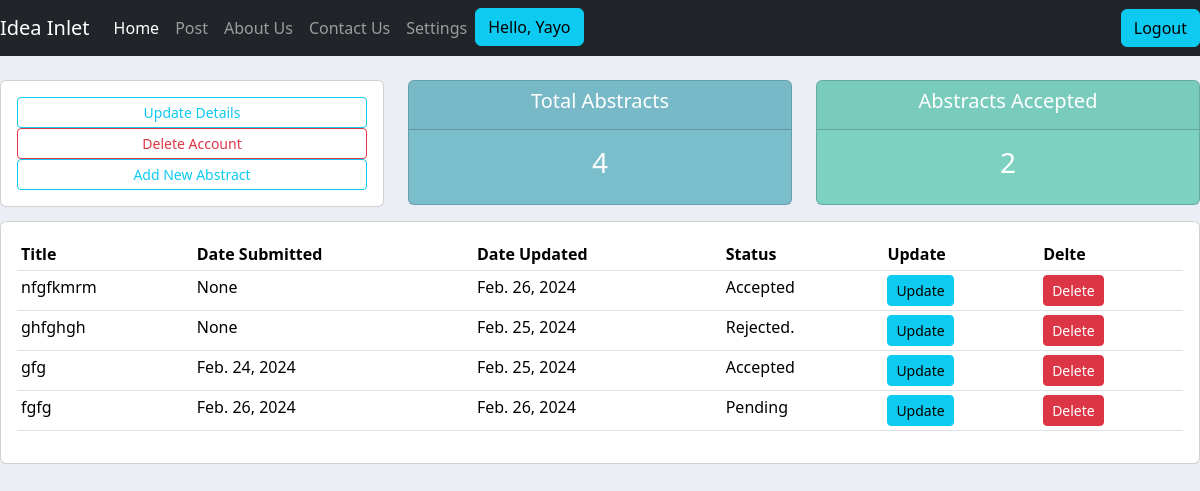
The app's page /user/ (signed in), older data.
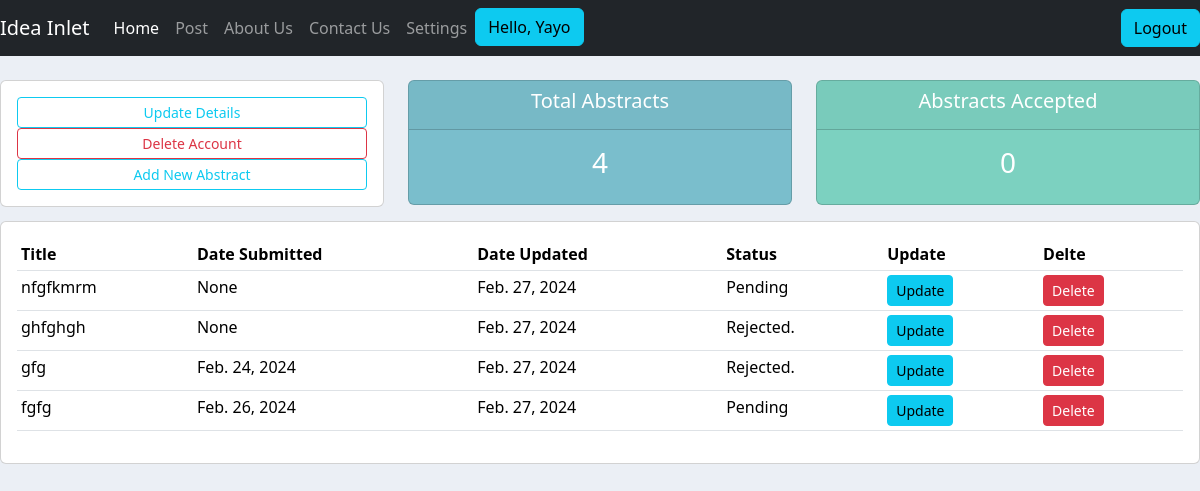
The same page, newer data.
### abstract/models.py (models this page shows, shortened)
class Abstract(models.Model):
    STATUS = (
        ("Pending", "Pending"),
        ("Under Review", "Under Review"),
        ("Accepted", "Accepted"),
        ("Rejected.", "Rejected"),
    )
    title = models.CharField(max_length=200, null=True)
    abstract_body = models.TextField(max_length=600, null=True)
    keywords = models.CharField(max_length=300, null=True)
    author_name = models.CharField(max_length=200, null=True)
    author_email = models.EmailField(max_length=200, null=True)
    author_affiliation = models.CharField(max_length=200, null=True)
    presenter_name = models.CharField(max_length=200, null=True)
    presenter_email = models.EmailField(max_length=200, null=True)
    date_created = models.DateField(auto_now_add=True, null=True)
    date_updated = models.DateField(auto_now=True, null=True)
    upload = models.FileField(upload_to="uploads/%Y/%m/%d/", blank=True)
    status = models.CharField(max_length=50, choices=STATUS, default='Pending')
    topics = models.ManyToManyField(Topic)
    presentation_preference = models.ManyToManyField(Presentation_type)
    event = models.ForeignKey(Event, null=True, on_delete=models.SET_NULL)
    author = models.ForeignKey(Author, null=True, on_delete=models.SET_NULL)
    editors = models.ManyToManyField(Group, related_name='assigned_abstracts', blank=True)

### abstract/decorators.py (the view)
        def wrapper_func(request, *args, **kwargs):
            group = None
            if request.user.groups.exists():
                group = request.user.groups.all()[0].name
            if group in allowed_roles:
                return  view_func(request, *args, **kwargs)
            else:
                return render(request, 'abstract/authorize.html')

### abstract/views.py (called while the page is built)
@login_required(login_url='login')
@allowed_users(allowed_roles=['editor', 'author', 'reviewer'])
def userPage(request):
    author = request.user.author
    aus = request.user.author.abstract_set.all()
    abstracts = Abstract.objects.all()
    authors = Author.objects.all()
    total_author = authors.count()
    total_abstract = abstracts.count()
    accepted = abstracts.filter(status='Accepted').count
    context ={'aus':aus, 'abstracts':abstracts, 'authors': authors,
               'total_author':total_author, 'total_abstract':total_abstract,
               'accepted': accepted, 'author':author}
    return render(request, 'abstract/user.html', context)

### abstract/templates/abstract/user.html
{%  extends 'abstract/main.html' %}
{% block content %}
{%  include 'abstract/user_status.html' %}
<div class="row">
    <div class="col-md">
        <div class="card card-body">
            <table class="table table-sm">
                <tr>
                    <th>Title</th>
                    <th>Date Submitted</th>
                    <th>Date Updated</th>
                    <th>Status</th>
                    <th>Update</th>
                    <th>Delte</th>
                </tr>
                {% for abstract in abstracts %}
                    <tr>
                        <td>{{ abstract.title }}</td>
                        <td>{{ abstract.date_created }}</td>
                        <td>{{ abstract.date_updated }}</td>
                        <td>{{ abstract.status }}</td>
                        <td><a class= "btn btn-sm btn-info" href="{% url 'update_abstract' abstract.id %}"> Update </a></td>
                        <td><a class= "btn btn-sm btn-danger" href="{% url 'delete_abstract' abstract.id %}"> Delete </a></td>
                    </tr>
				{% endfor %}
            </table>
        </div>
    </div>
</div>
{% endblock %}

Row changes from the older to the newer data that the page shows:
changed Abstract "nfgfkmrm": date_updated "Feb. 26, 2024" → "Feb. 27, 2024"; status "Accepted" → "Pending"
changed Abstract "ghfghgh": date_updated "Feb. 25, 2024" → "Feb. 27, 2024"
changed Abstract "gfg": date_updated "Feb. 25, 2024" → "Feb. 27, 2024"; status "Accepted" → "Rejected."
changed Abstract "fgfg": date_updated "Feb. 26, 2024" → "Feb. 27, 2024"
Text that changed along with them:
{{ accepted }}: "2" → "0"
